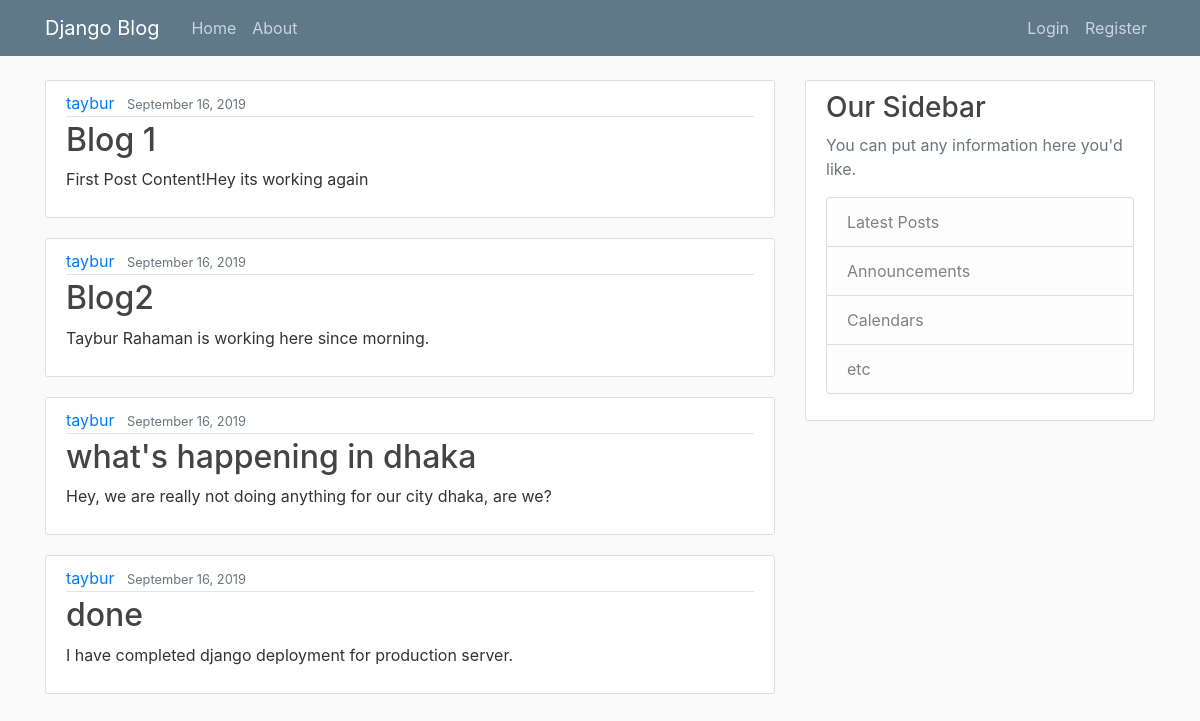
Screenshot of /blog/ with the database file from the repository.
### blog/models.py (models this page shows, shortened)
class Post(models.Model):
    title = models.CharField(max_length=100)
    content = models.TextField()
    date_posted = models.DateTimeField(default=timezone.now)
    author = models.ForeignKey(User, on_delete=models.CASCADE)

### blog/views.py (the view)
# urls.py: path('', views.home, name='blog-home'),
def home(request):
    context = {
        'posts': Post.objects.all()
    }
    return render(request, 'blog/home.html', context)

### blog/templates/blog/home.html
{% extends "blog/base.html" %}
{% block content %}
    {% for post in posts %}
        <article class="media content-section">
          <div class="media-body">
            <div class="article-metadata">
              <a class="mr-2" href="#">{{ post.author }}</a>
              <small class="text-muted">{{ post.date_posted|date:"F d, Y" }}</small>
            </div>
            <h2><a class="article-title" href="#">{{ post.title }}</a></h2>
            <p class="article-content">{{ post.content }}</p>
          </div>
        </article>
    {% endfor %}
{% endblock content %}

### blog/templates/blog/base.html (shortened to what this page needs)
{% load static %}
<!DOCTYPE html>
<html>
<head>
    <link rel="stylesheet" href="https://maxcdn.bootstrapcdn.com/bootstrap/4.0.0/css/bootstrap.min.css">
    <link rel="stylesheet" type="text/css" href="{% static 'blog/main.css' %}">
</head>
<body>
    <header class="site-header">
      <nav class="navbar navbar-expand-md navbar-dark bg-steel fixed-top">
        <div class="container">
          <a class="navbar-brand mr-4" href="{% url 'blog-home' %}">Django Blog</a>
          <div class="collapse navbar-collapse" id="navbarToggle">
            <div class="navbar-nav mr-auto">
              <a class="nav-item nav-link" href="{% url 'blog-home' %}">Home</a>
              <a class="nav-item nav-link" href="{% url 'blog-about' %}">About</a>
            </div>
            <div class="navbar-nav">
              <a class="nav-item nav-link" href="#">Login</a>
              <a class="nav-item nav-link" href="#">Register</a>
            </div>
          </div>
        </div>
      </nav>
    </header>
    <main role="main" class="container">
      <div class="row">
        <div class="col-md-8">
          {% block content %}{% endblock %}
        </div>
        <div class="col-md-4">
          <div class="content-section">
            <h3>Our Sidebar</h3>
            <p class='text-muted'>You can put any information here you'd like.
              <ul class="list-group">
                <li class="list-group-item list-group-item-light">Latest Posts</li>
                <li class="list-group-item list-group-item-light">Announcements</li>
                <li class="list-group-item list-group-item-light">Calendars</li>
                <li class="list-group-item list-group-item-light">etc</li>
              </ul>
            </p>
          </div>
        </div>
      </div>
    </main>
</body>
</html>

### blog/static/blog/main.css (style rules this page uses)
body { background: #fafafa; color: #333333; margin-top: 5rem; }
h1, h2, h3, h4, h5, h6 { color: #444444; }
ul { margin: 0; }
.bg-steel { background-color: #5f788a; }
.site-header .navbar-nav .nav-link { color: #cbd5db; }
.content-section { background: #ffffff; padding: 10px 20px; border: 1px solid #dddddd; border-radius: 3px; margin-bottom: 20px; }
.article-title { color: #444444; }
.article-content { white-space: pre-line; }
.article-metadata { padding-bottom: 1px; margin-bottom: 4px; border-bottom: 1px solid #e3e3e3 }

### rows the page displays
Post: author "taybur", date_posted "September 16, 2019", title "Blog 1", content "First Post Content!Hey its working again"
Post: author "taybur", date_posted "September 16, 2019", title "Blog2", content "Taybur Rahaman is working here since morning."
Post: author "taybur", date_posted "September 16, 2019", title "what's happening in dhaka", content "Hey, we are really not doing anything for our city dhaka, are we?"
Post: author "taybur", date_posted "September 16, 2019", title "done", content "I have completed django deployment for production server."
